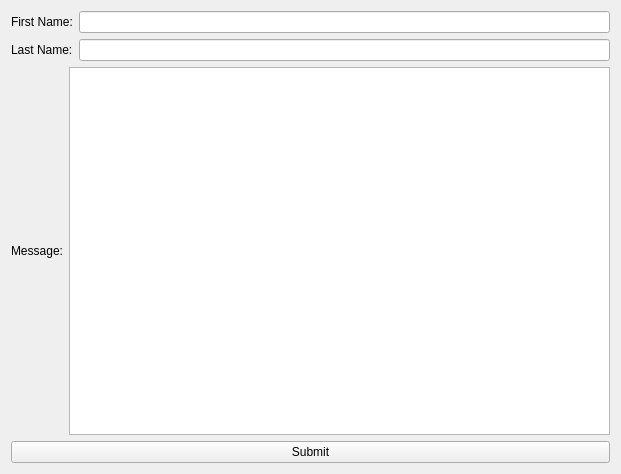
<?xml version="1.0" encoding="UTF-8"?>
<ui version="4.0">
 <class>Widget</class>
 <widget class="QWidget" name="Widget">
  <property name="geometry">
   <rect>
    <x>0</x>
    <y>0</y>
    <width>621</width>
    <height>474</height>
   </rect>
  </property>
  <property name="windowTitle">
   <string>Widget</string>
  </property>
  <layout class="QVBoxLayout" name="verticalLayout">
   <item>
    <layout class="QHBoxLayout" name="horizontalLayout">
     <item>
      <widget class="QLabel" name="label_1">
       <property name="text">
        <string>First Name:</string>
       </property>
      </widget>
     </item>
     <item>
      <widget class="QLineEdit" name="firstNameLineEdit">
       <property name="text">
        <string/>
       </property>
      </widget>
     </item>
    </layout>
   </item>
   <item>
    <layout class="QHBoxLayout" name="horizontalLayout_2">
     <item>
      <widget class="QLabel" name="label_2">
       <property name="text">
        <string>Last Name:</string>
       </property>
      </widget>
     </item>
     <item>
      <widget class="QLineEdit" name="lastNameLineEdit">
       <property name="text">
        <string/>
       </property>
      </widget>
     </item>
    </layout>
   </item>
   <item>
    <layout class="QHBoxLayout" name="horizontalLayout_3">
     <item>
      <widget class="QLabel" name="label_3">
       <property name="text">
        <string>Message:</string>
       </property>
      </widget>
     </item>
     <item>
      <widget class="QTextEdit" name="messageTextEdit"/>
     </item>
    </layout>
   </item>
   <item>
    <widget class="QPushButton" name="submitButton">
     <property name="text">
      <string>Submit</string>
     </property>
    </widget>
   </item>
  </layout>
 </widget>
 <resources/>
 <connections/>
</ui>
